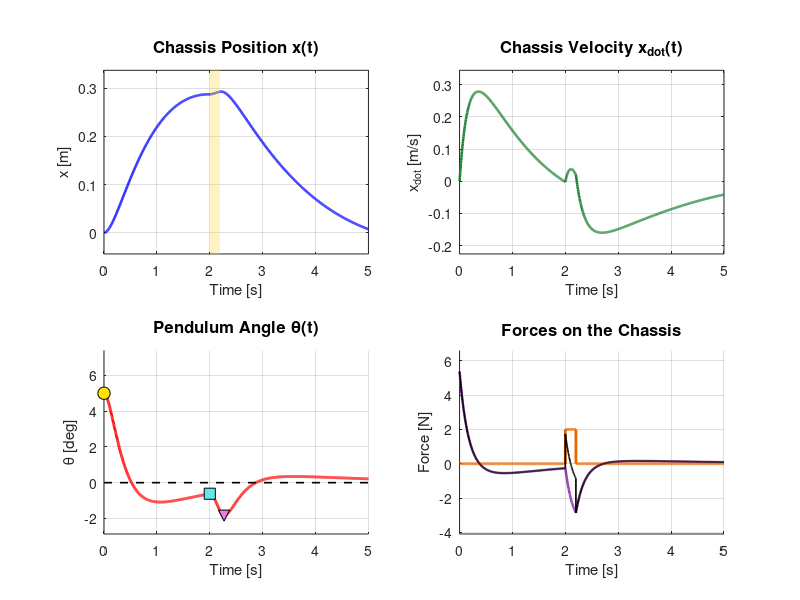

The MATLAB script that drew this image: (Note: this script raises an error after producing the figure.)
%% Four-Wheeled Inverted Pendulum - External Disturbance Rejection Test
% STEP 5 of the robotics portfolio project.
%
% Pipeline implemented in this script:
%   INITIAL 5 DEG TILT -> LQR BALANCING -> 2 N DISTURBANCE PULSE (2.0-2.2 s)
%   -> DISTURBANCE RESPONSE -> RECOVERY TOWARD UPRIGHT -> PLOTS AND METRICS
%
% The plant (A, B), the LQR weights (Q, R) and the LQR gain K are exactly
% those of Steps 2 and 3 - nothing is redesigned here. A short horizontal
% force pulse is added to the chassis on top of the LQR force:
%       F_LQR   = -K*X
%       F_total = F_LQR + F_disturbance
%       X_dot   = A*X + B*F_total
% No Simulink model and no animation are included in this step.

clear; clc; close all;

%% ------------------------------------------------------------------
%  1) PHYSICAL PARAMETERS (unchanged from Steps 2-4)
%  ------------------------------------------------------------------
M = 2.50;      % equivalent chassis/base mass [kg]
m = 0.50;      % pendulum mass [kg]
l = 0.375;     % pivot-to-CoM distance [m]
I = 0.015;     % pendulum moment of inertia about its own CoM [kg*m^2]
g = 9.81;      % gravitational acceleration [m/s^2]

%% ------------------------------------------------------------------
%  2) LINEARIZED STATE-SPACE MODEL (unchanged from Step 2)
%     State vector: X = [x; x_dot; theta; theta_dot]
%     Input: F_total - total horizontal force on the chassis [N]
%  ------------------------------------------------------------------
D = M*(I + m*l^2) - (m*l)^2;

A = [ 0                       1   0                              0;
      0                       0   -(g*m^2*l^2)/D                 0;
      0                       0   0                              1;
      0                       0   (M*g*m*l)/D                    0 ];

B = [ 0;
      (m*l^2 + I)/D;
      0;
      -(m*l)/D ];

%% ------------------------------------------------------------------
%  3) LQR GAIN K (unchanged from Step 3: same Q and R)
%  ------------------------------------------------------------------
Q = diag([1, 1, 100, 10]);
R = 1;
K = lqr(A, B, Q, R);

% Consistency check: K must match the gain reported in Step 3.
K_step3 = [-1.0000, -2.9233, -61.5377, -12.5668];
gainUnchanged = all(abs(K - K_step3) < 1e-3);

A_cl = A - B*K;              % closed-loop matrix (without disturbance)
closedLoopEig = eig(A_cl);

fprintf('=========================================================\n');
fprintf(' STEP 5: EXTERNAL DISTURBANCE REJECTION\n');
fprintf('=========================================================\n');
fprintf('LQR gain K = [%.4f, %.4f, %.4f, %.4f]\n\n', K(1), K(2), K(3), K(4));

%% ------------------------------------------------------------------
%  4) DISTURBANCE DEFINITION
%     F_disturbance(t) = 2 N for 2.0 <= t <= 2.2 s, and 0 N otherwise
%  ------------------------------------------------------------------
F_dist_mag   = 2.0;   % disturbance force magnitude [N]
t_dist_start = 2.0;   % disturbance start time [s]
t_dist_end   = 2.2;   % disturbance end time [s]
tEnd         = 5.0;   % total simulation time [s]

F_disturbance = @(t) F_dist_mag * double(t >= t_dist_start & t <= t_dist_end);

%% ------------------------------------------------------------------
%  5) INITIAL CONDITIONS (same as Step 4)
%  ------------------------------------------------------------------
theta0_deg = 5;                          % initial pendulum tilt [deg]
X0 = [0; 0; deg2rad(theta0_deg); 0];     % [x; x_dot; theta; theta_dot]

fprintf('Initial conditions: x=0 m, x_dot=0 m/s, theta=%.1f deg, theta_dot=0 rad/s\n', theta0_deg);
fprintf('Disturbance: %.1f N from t=%.1f s to t=%.1f s\n\n', F_dist_mag, t_dist_start, t_dist_end);

%% ------------------------------------------------------------------
%  6) SIMULATION WITH ode45 (piecewise, split at the disturbance edges)
%  ------------------------------------------------------------------
% The disturbance is a discontinuous (rectangular) input. An adaptive
% solver can step across a discontinuity and lose accuracy, so the run is
% split into three segments whose boundaries coincide with the pulse edges:
%   segment 1: 0.0 -> 2.0 s (no disturbance)
%   segment 2: 2.0 -> 2.2 s (disturbance ON)
%   segment 3: 2.2 -> 5.0 s (no disturbance)
% The force is constant within each segment, and the state at the end of
% one segment is the initial condition of the next.
segEdges = [0, t_dist_start, t_dist_end, tEnd];
segMid   = (segEdges(1:end-1) + segEdges(2:end)) / 2;
segForce = F_disturbance(segMid);        % [0, 2, 0] N

samplesPerSec = 200;
odeOptions = odeset('RelTol', 1e-9, 'AbsTol', 1e-9);
nSeg = numel(segForce);

tCell = cell(nSeg, 1); XCell = cell(nSeg, 1);
FdCell = cell(nSeg, 1); segIdCell = cell(nSeg, 1);
Xstart = X0;
for s = 1:nSeg
    nPts = max(3, round((segEdges(s+1) - segEdges(s)) * samplesPerSec) + 1);
    tSeg = linspace(segEdges(s), segEdges(s+1), nPts);
    Fd = segForce(s);
    % Closed loop with disturbance: X_dot = A*X + B*(-K*X + F_disturbance)
    odeFun = @(~, X) A*X + B*(-K*X + Fd);
    [tS, XS] = ode45(odeFun, tSeg, Xstart, odeOptions);
    tCell{s}     = tS(:);
    XCell{s}     = XS;
    FdCell{s}    = Fd * ones(numel(tS), 1);
    segIdCell{s} = s  * ones(numel(tS), 1);
    Xstart = XS(end, :).';
end

tSim   = vertcat(tCell{:});
XSim   = vertcat(XCell{:});
F_dist = vertcat(FdCell{:});      % disturbance force actually applied [N]
segId  = vertcat(segIdCell{:});   % 1 = before, 2 = during, 3 = after

%% ------------------------------------------------------------------
%  7) FORCES
%  ------------------------------------------------------------------
F_LQR   = -(XSim * K.');           % LQR feedback force [N]
F_total = F_LQR + F_dist;          % total force applied to the chassis [N]

%% ------------------------------------------------------------------
%  8) STATE HISTORIES
%  ------------------------------------------------------------------
xHist    = XSim(:, 1);             % chassis position [m]
xDotHist = XSim(:, 2);             % chassis velocity [m/s]
thetaDeg = rad2deg(XSim(:, 3));    % pendulum angle [deg]

%% ------------------------------------------------------------------
%  9) PERFORMANCE METRICS
%  ------------------------------------------------------------------
idxBefore   = numel(tCell{1});     % last sample of segment 1 (t = 2.0 s, before pulse)
duringMask  = (segId == 2);
afterMask   = (segId == 3);

initialAngleDeg   = thetaDeg(1);
angleBeforeDistDeg = thetaDeg(idxBefore);
maxAbsAngleDuring = max(abs(thetaDeg(duringMask)));

thetaAfter = thetaDeg(afterMask);
tAfter     = tSim(afterMask);
[maxAbsAngleAfter, iPk] = max(abs(thetaAfter));
tPeakAfter         = tAfter(iPk);
thetaPeakAfterDeg  = thetaAfter(iPk);

finalAngleDeg = thetaDeg(end);
maxAbsF_LQR   = max(abs(F_LQR));
maxAbsF_total = max(abs(F_total));
finalPosition = xHist(end);
finalVelocity = xDotHist(end);

fprintf('---------------------------------------------------------\n');
fprintf(' PERFORMANCE METRICS\n');
fprintf('---------------------------------------------------------\n');
fprintf('Initial pendulum angle                     : %9.4f deg\n', initialAngleDeg);
fprintf('Pendulum angle just before disturbance     : %9.4f deg  (t = %.1f s)\n', angleBeforeDistDeg, t_dist_start);
fprintf('Max |angle| during disturbance (2.0-2.2 s) : %9.4f deg\n', maxAbsAngleDuring);
fprintf('Max |angle| after disturbance (t > 2.2 s)  : %9.4f deg  (at t = %.3f s)\n', maxAbsAngleAfter, tPeakAfter);
fprintf('Final pendulum angle                       : %9.4f deg\n', finalAngleDeg);
fprintf('Max |F_LQR|                                : %9.4f N\n', maxAbsF_LQR);
fprintf('Max |F_total|                              : %9.4f N\n', maxAbsF_total);
fprintf('Final chassis position                     : %9.4f m\n', finalPosition);
fprintf('Final chassis velocity                     : %9.4f m/s\n\n', finalVelocity);

%% ------------------------------------------------------------------
%  10) AUTOMATIC CHECKS
%  ------------------------------------------------------------------
fprintf('---------------------------------------------------------\n');
fprintf(' AUTOMATIC CHECKS\n');
fprintf('---------------------------------------------------------\n');

% Check 1: no NaN or Inf anywhere in states or forces.
allFinite = all(isfinite(XSim(:))) && all(isfinite(F_LQR)) && all(isfinite(F_total));
fprintf('Check 1 (no NaN/Inf in states or forces):                 %s\n', mat2str(allFinite));

% Check 2: the disturbance is applied exactly in [2.0, 2.2] s at 2 N and
% is zero at every other sample.
appliedIdx = find(F_dist ~= 0);
distWindowOK = ~isempty(appliedIdx) ...
    && abs(tSim(appliedIdx(1))   - t_dist_start) < 1e-9 ...
    && abs(tSim(appliedIdx(end)) - t_dist_end)   < 1e-9 ...
    && all(abs(F_dist(appliedIdx) - F_dist_mag) < 1e-12) ...
    && all(F_dist(segId ~= 2) == 0);
fprintf('Check 2 (2 N applied only for 2.0 <= t <= 2.2 s):         %s\n', mat2str(distWindowOK));

% Check 3: numerically stable - finite, bounded states, and all
% closed-loop eigenvalues in the left half-plane.
maxAbsState = max(abs(XSim(:)));
closedLoopStable = all(real(closedLoopEig) < 0);
numericallyStable = allFinite && closedLoopStable && (maxAbsState < 1e3);
fprintf('Check 3 (numerically stable, max|state| = %.3f):        %s\n', maxAbsState, mat2str(numericallyStable));

% Check 4: the pendulum returns toward upright after the disturbance.
% Compares the mean |angle| in the first 0.5 s after the pulse with the
% mean |angle| in the last 0.5 s of the run, and requires the final
% |angle| to be below the post-disturbance peak.
earlyPostMask = (tSim > t_dist_end) & (tSim <= t_dist_end + 0.5);
lateMask      = (tSim >= tEnd - 0.5);
meanAbsEarlyPost = mean(abs(thetaDeg(earlyPostMask)));
meanAbsLate      = mean(abs(thetaDeg(lateMask)));
returnsUpright = (abs(finalAngleDeg) < maxAbsAngleAfter) && (meanAbsLate < meanAbsEarlyPost);
fprintf('Check 4 (angle returns toward upright after pulse):       %s\n', mat2str(returnsUpright));
fprintf('         mean|theta| first 0.5 s after pulse = %.4f deg, last 0.5 s = %.4f deg\n', meanAbsEarlyPost, meanAbsLate);

% Check 5: controller unchanged (K matches Step 3).
fprintf('Check 5 (K unchanged from Step 3):                        %s\n', mat2str(gainUnchanged));

% Informational only (not part of the pass/fail result): is the final
% angle inside a 5%% settling band of the initial 5 deg tilt?
settleBandDeg = 0.05 * theta0_deg;
fprintf('Info    (final |angle| within %.2f deg settling band):      %s\n', settleBandDeg, mat2str(abs(finalAngleDeg) < settleBandDeg));

allChecksPassed = allFinite && distWindowOK && numericallyStable && returnsUpright && gainUnchanged;
fprintf('\n');
if allChecksPassed
    fprintf('ALL AUTOMATIC CHECKS PASSED.\n\n');
else
    fprintf('WARNING: One or more checks failed. Review the simulation.\n\n');
end

%% ------------------------------------------------------------------
%  11) FIGURE: FOUR-PANEL DISTURBANCE RESPONSE
%  ------------------------------------------------------------------
fig = figure('Color', 'w', 'Position', [60 40 1200 900]);
padLim = @(v, lo, hi) [min(v) - lo*(max(v)-min(v)), max(v) + hi*(max(v)-min(v))];
shadeColor = [1.0 0.85 0.30];
shadeName  = 'Disturbance: 2 N, 2.0-2.2 s';

% --- Plot 1: chassis position x(t) ---
ax1 = subplot(2,2,1);
plot(ax1, tSim, xHist, 'b-', 'LineWidth', 1.8, 'DisplayName', 'x(t)');
grid(ax1, 'on'); xlim(ax1, [0 tEnd]); ylim(ax1, padLim(xHist, 0.15, 0.15));
title(ax1, 'Chassis Position x(t)', 'FontSize', 12, 'FontWeight', 'bold');
xlabel(ax1, 'Time [s]'); ylabel(ax1, 'x [m]');

% --- Plot 2: chassis velocity x_dot(t) ---
ax2 = subplot(2,2,2);
plot(ax2, tSim, xDotHist, 'Color', [0.1 0.5 0.2], 'LineWidth', 1.8, 'DisplayName', 'x_{dot}(t)');
grid(ax2, 'on'); xlim(ax2, [0 tEnd]); ylim(ax2, padLim(xDotHist, 0.15, 0.15));
title(ax2, 'Chassis Velocity x_{dot}(t)', 'FontSize', 12, 'FontWeight', 'bold');
xlabel(ax2, 'Time [s]'); ylabel(ax2, 'x_{dot} [m/s]');

% --- Plot 3: pendulum angle theta(t) with annotated phases ---
ax3 = subplot(2,2,3);
hold(ax3, 'on');
plot(ax3, tSim, thetaDeg, 'r-', 'LineWidth', 2.0, 'DisplayName', '\theta(t)');
plot(ax3, [0 tEnd], [0 0], 'k--', 'LineWidth', 1.2, 'DisplayName', 'Upright (0 deg)');
plot(ax3, 0, thetaDeg(1), 'ko', 'MarkerFaceColor', [1 0.9 0], 'MarkerSize', 9, ...
    'DisplayName', ['Initial tilt (' num2str(theta0_deg) '^\circ)']);
plot(ax3, t_dist_start, angleBeforeDistDeg, 'ks', 'MarkerFaceColor', [0.4 0.9 0.9], 'MarkerSize', 8, ...
    'DisplayName', 'Just before disturbance');
plot(ax3, tPeakAfter, thetaPeakAfterDeg, 'kv', 'MarkerFaceColor', [0.9 0.5 0.9], 'MarkerSize', 8, ...
    'DisplayName', 'Peak after disturbance');
grid(ax3, 'on'); xlim(ax3, [0 tEnd]); ylim(ax3, padLim(thetaDeg, 0.15, 0.35));
title(ax3, 'Pendulum Angle \theta(t)', 'FontSize', 12, 'FontWeight', 'bold');
xlabel(ax3, 'Time [s]'); ylabel(ax3, '\theta [deg]');

% --- Plot 4: forces ---
ax4 = subplot(2,2,4);
hold(ax4, 'on');
plot(ax4, tSim, F_LQR,   'Color', [0.55 0.2 0.65], 'LineWidth', 1.8, 'DisplayName', 'LQR force F_{LQR}');
plot(ax4, tSim, F_dist,  'Color', [0.9 0.4 0.0],  'LineWidth', 2.0, 'DisplayName', 'Disturbance F_{dist}');
plot(ax4, tSim, F_total, 'k-', 'LineWidth', 1.2, 'DisplayName', 'Total F_{total}');
grid(ax4, 'on'); xlim(ax4, [0 tEnd]); ylim(ax4, padLim([F_LQR; F_dist; F_total], 0.15, 0.15));
title(ax4, 'Forces on the Chassis', 'FontSize', 12, 'FontWeight', 'bold');
xlabel(ax4, 'Time [s]'); ylabel(ax4, 'Force [N]');

% Shade the disturbance interval (2.0-2.2 s) on every plot.
axList = [ax1, ax2, ax3, ax4];
for k = 1:numel(axList)
    axk = axList(k);
    yl = ylim(axk);
    ylim(axk, yl);   % freeze limits so the shading spans the full height
    hold(axk, 'on');
    p = patch(axk, [t_dist_start t_dist_end t_dist_end t_dist_start], ...
        [yl(1) yl(1) yl(2) yl(2)], shadeColor, 'FaceAlpha', 0.35, ...
        'EdgeColor', 'none', 'DisplayName', shadeName);
    uistack(p, 'bottom');
end

% Phase labels on the angle plot (positions in normalized axes units).
text(ax3, 1.0/tEnd, 0.94, 'Initial stabilization', 'Units', 'normalized', ...
    'HorizontalAlignment', 'center', 'FontWeight', 'bold', 'FontSize', 9);
text(ax3, 2.1/tEnd, 0.94, 'Disturbance', 'Units', 'normalized', ...
    'HorizontalAlignment', 'center', 'FontWeight', 'bold', 'FontSize', 9, 'Color', [0.8 0.4 0]);
text(ax3, 3.8/tEnd, 0.94, 'Recovery', 'Units', 'normalized', ...
    'HorizontalAlignment', 'center', 'FontWeight', 'bold', 'FontSize', 9);

legend(ax1, 'Location', 'best');
legend(ax2, 'Location', 'best');
legend(ax3, 'Location', 'best', 'FontSize', 8);
legend(ax4, 'Location', 'best');

sgtitle('Four-Wheeled Inverted Pendulum - LQR Disturbance Rejection (2 N pulse, 2.0-2.2 s)', ...
    'FontSize', 14, 'FontWeight', 'bold');

%% ------------------------------------------------------------------
%% ------------------------------------------------------------------
%  12) SAVE FIGURE AND DATA
%  ------------------------------------------------------------------

% Project root = one level above the matlab folder
projectRoot = fileparts(fileparts(mfilename('fullpath')));

% Save Step 5 results in the organized results folder
resultsDir = fullfile(projectRoot, 'results', '05_disturbance_rejection');

if ~exist(resultsDir, 'dir')
    mkdir(resultsDir);
end

figFile = fullfile(resultsDir, ...
    'four_wheeled_inverted_pendulum_disturbance_response.png');

exportgraphics(fig, figFile, 'Resolution', 200);
fprintf('Figure saved to: %s\n', figFile);

matFile = fullfile(resultsDir, ...
    'four_wheeled_inverted_pendulum_disturbance_response.mat');

save(matFile, 'tSim', 'XSim', 'F_LQR', 'F_dist', 'F_total', 'segId', ...
    'K', 'A', 'B', 'A_cl', 'Q', 'R', 'M', 'm', 'l', 'I', 'g', ...
    'F_dist_mag', 't_dist_start', 't_dist_end', 'theta0_deg', ...
    'initialAngleDeg', 'angleBeforeDistDeg', 'maxAbsAngleDuring', ...
    'maxAbsAngleAfter', 'tPeakAfter', 'finalAngleDeg', 'maxAbsF_LQR', ...
    'maxAbsF_total', 'finalPosition', 'finalVelocity');

fprintf('Simulation data saved to: %s\n', matFile);
